Frame 1 (no input): blank canvas, image omitted
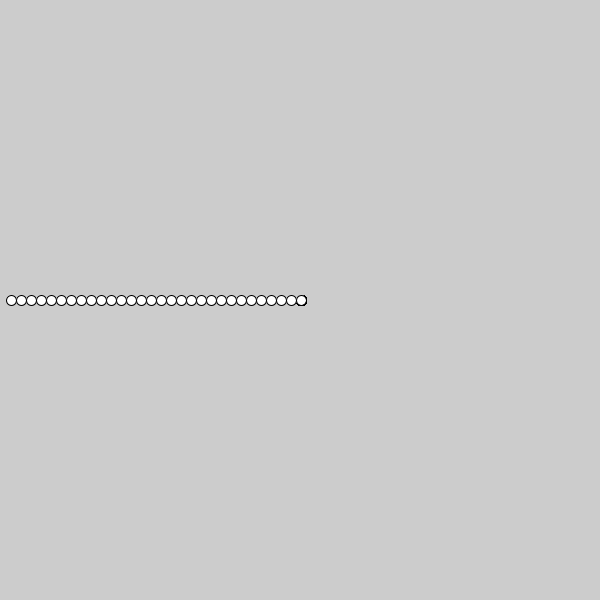
Frame 60 (the mouse pressed at the canvas centre just before this capture)
Frame 120 (the mouse held since frame 60 and released just before this capture): identical to frame 60, image omitted

The Processing sketch that drew this single still picture (run headless with seeded random() and noise(); from frame 60 on, the mouse is pressed at the canvas centre):

// Processing sketch: processing_184438
// ── processing_184438.pde

float px = 1;
void setup() {
size (600,600);
}
void draw () {
if( px < width/2){
  px=px+10;
}

ellipse(px,300,10,10);
}
